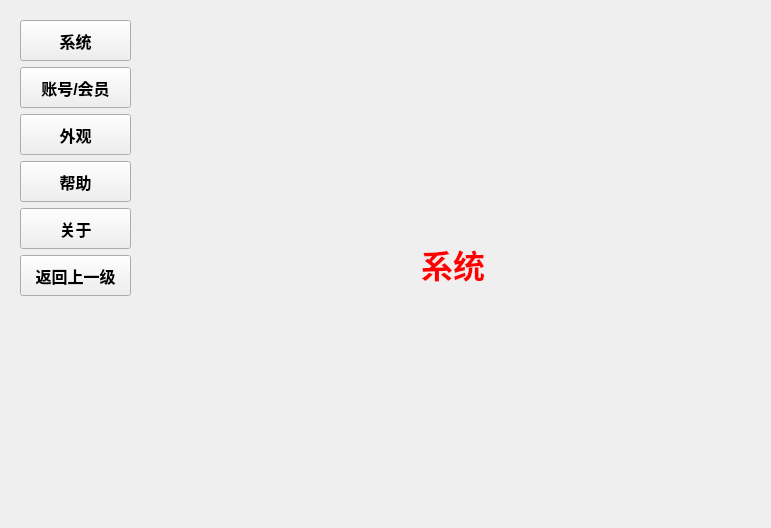
<?xml version="1.0" encoding="UTF-8"?>
<ui version="4.0">
 <class>mainWidget</class>
 <widget class="QWidget" name="mainWidget">
  <property name="geometry">
   <rect>
    <x>0</x>
    <y>0</y>
    <width>771</width>
    <height>528</height>
   </rect>
  </property>
  <property name="windowTitle">
   <string>Form</string>
  </property>
  <layout class="QGridLayout" name="gridLayout_4">
   <item row="0" column="0">
    <layout class="QFormLayout" name="formLayout">
     <item row="0" column="0">
      <widget class="QWidget" name="widget" native="true">
       <layout class="QGridLayout" name="gridLayout">
        <item row="2" column="0">
         <widget class="QPushButton" name="btnOutlook">
          <property name="minimumSize">
           <size>
            <width>111</width>
            <height>41</height>
           </size>
          </property>
          <property name="maximumSize">
           <size>
            <width>111</width>
            <height>41</height>
           </size>
          </property>
          <property name="font">
           <font>
            <pointsize>12</pointsize>
            <weight>75</weight>
            <bold>true</bold>
           </font>
          </property>
          <property name="text">
           <string>外观</string>
          </property>
         </widget>
        </item>
        <item row="1" column="0">
         <widget class="QPushButton" name="btnCount">
          <property name="minimumSize">
           <size>
            <width>111</width>
            <height>41</height>
           </size>
          </property>
          <property name="maximumSize">
           <size>
            <width>111</width>
            <height>41</height>
           </size>
          </property>
          <property name="font">
           <font>
            <pointsize>12</pointsize>
            <weight>75</weight>
            <bold>true</bold>
           </font>
          </property>
          <property name="text">
           <string>账号/会员</string>
          </property>
         </widget>
        </item>
        <item row="3" column="0">
         <widget class="QPushButton" name="btnAssist">
          <property name="minimumSize">
           <size>
            <width>111</width>
            <height>41</height>
           </size>
          </property>
          <property name="maximumSize">
           <size>
            <width>111</width>
            <height>41</height>
           </size>
          </property>
          <property name="font">
           <font>
            <pointsize>12</pointsize>
            <weight>75</weight>
            <bold>true</bold>
           </font>
          </property>
          <property name="text">
           <string>帮助</string>
          </property>
         </widget>
        </item>
        <item row="6" column="0">
         <spacer name="verticalSpacer">
          <property name="orientation">
           <enum>Qt::Vertical</enum>
          </property>
          <property name="sizeHint" stdset="0">
           <size>
            <width>20</width>
            <height>260</height>
           </size>
          </property>
         </spacer>
        </item>
        <item row="0" column="0">
         <widget class="QPushButton" name="btnSys">
          <property name="minimumSize">
           <size>
            <width>111</width>
            <height>41</height>
           </size>
          </property>
          <property name="maximumSize">
           <size>
            <width>111</width>
            <height>41</height>
           </size>
          </property>
          <property name="font">
           <font>
            <pointsize>12</pointsize>
            <weight>75</weight>
            <bold>true</bold>
           </font>
          </property>
          <property name="text">
           <string>系统</string>
          </property>
         </widget>
        </item>
        <item row="4" column="0">
         <widget class="QPushButton" name="btnAbout">
          <property name="minimumSize">
           <size>
            <width>111</width>
            <height>41</height>
           </size>
          </property>
          <property name="maximumSize">
           <size>
            <width>111</width>
            <height>41</height>
           </size>
          </property>
          <property name="font">
           <font>
            <pointsize>12</pointsize>
            <weight>75</weight>
            <bold>true</bold>
           </font>
          </property>
          <property name="text">
           <string>关于</string>
          </property>
         </widget>
        </item>
        <item row="5" column="0">
         <widget class="QPushButton" name="btnReturn">
          <property name="minimumSize">
           <size>
            <width>111</width>
            <height>41</height>
           </size>
          </property>
          <property name="maximumSize">
           <size>
            <width>111</width>
            <height>41</height>
           </size>
          </property>
          <property name="font">
           <font>
            <pointsize>12</pointsize>
            <weight>75</weight>
            <bold>true</bold>
           </font>
          </property>
          <property name="text">
           <string>返回上一级</string>
          </property>
         </widget>
        </item>
       </layout>
      </widget>
     </item>
     <item row="0" column="1">
      <widget class="QStackedWidget" name="stackedWidget">
       <property name="currentIndex">
        <number>0</number>
       </property>
       <widget class="QWidget" name="systemPage">
        <layout class="QGridLayout" name="gridLayout_7">
         <item row="0" column="0">
          <widget class="QLabel" name="labelSys">
           <property name="font">
            <font>
             <pointsize>24</pointsize>
             <weight>75</weight>
             <bold>true</bold>
            </font>
           </property>
           <property name="styleSheet">
            <string notr="true">color: rgb(255, 0, 0);</string>
           </property>
           <property name="text">
            <string>系统</string>
           </property>
           <property name="alignment">
            <set>Qt::AlignCenter</set>
           </property>
          </widget>
         </item>
        </layout>
       </widget>
       <widget class="QWidget" name="outlookPage">
        <layout class="QGridLayout" name="gridLayout_6">
         <item row="0" column="0">
          <widget class="QLabel" name="labelCount">
           <property name="font">
            <font>
             <pointsize>24</pointsize>
             <weight>75</weight>
             <bold>true</bold>
            </font>
           </property>
           <property name="styleSheet">
            <string notr="true">color: rgb(255, 0, 0);</string>
           </property>
           <property name="text">
            <string>帐号/会员</string>
           </property>
           <property name="alignment">
            <set>Qt::AlignCenter</set>
           </property>
          </widget>
         </item>
        </layout>
       </widget>
       <widget class="QWidget" name="helpPage">
        <layout class="QGridLayout" name="gridLayout_5">
         <item row="0" column="0">
          <widget class="QLabel" name="labelOutlook">
           <property name="font">
            <font>
             <pointsize>24</pointsize>
             <weight>75</weight>
             <bold>true</bold>
            </font>
           </property>
           <property name="styleSheet">
            <string notr="true">color: rgb(255, 0, 0);</string>
           </property>
           <property name="text">
            <string>外观</string>
           </property>
           <property name="alignment">
            <set>Qt::AlignCenter</set>
           </property>
          </widget>
         </item>
        </layout>
       </widget>
       <widget class="QWidget" name="aboutPage">
        <layout class="QGridLayout" name="gridLayout_2">
         <item row="0" column="0">
          <widget class="QLabel" name="labelAssist">
           <property name="font">
            <font>
             <pointsize>24</pointsize>
             <weight>75</weight>
             <bold>true</bold>
            </font>
           </property>
           <property name="styleSheet">
            <string notr="true">color: rgb(255, 0, 0);</string>
           </property>
           <property name="text">
            <string>帮助</string>
           </property>
           <property name="alignment">
            <set>Qt::AlignCenter</set>
           </property>
          </widget>
         </item>
        </layout>
       </widget>
       <widget class="QWidget" name="accountPage">
        <layout class="QGridLayout" name="gridLayout_3">
         <item row="0" column="0">
          <widget class="QLabel" name="labelAbout">
           <property name="font">
            <font>
             <pointsize>24</pointsize>
             <weight>75</weight>
             <bold>true</bold>
            </font>
           </property>
           <property name="styleSheet">
            <string notr="true">color: rgb(255, 0, 0);</string>
           </property>
           <property name="text">
            <string>关于</string>
           </property>
           <property name="alignment">
            <set>Qt::AlignCenter</set>
           </property>
          </widget>
         </item>
        </layout>
       </widget>
      </widget>
     </item>
    </layout>
   </item>
  </layout>
 </widget>
 <resources/>
 <connections/>
</ui>
